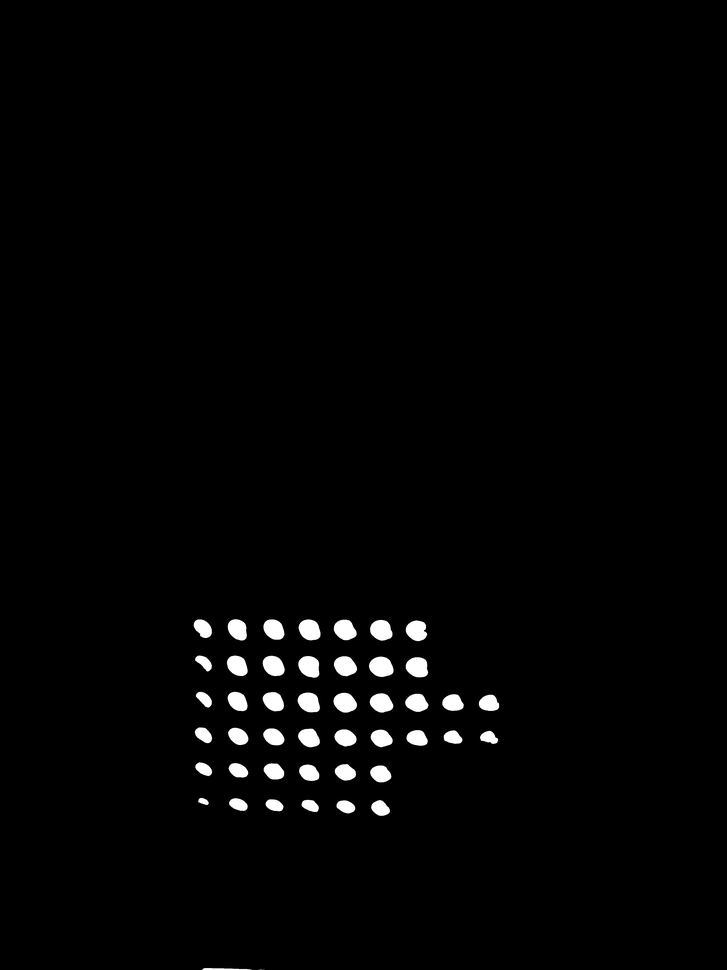
#> input picture Coding Task 2/black_white/IMG_5387.png, 727 x 970 px, shrunk from 3024 x 4032 before the run, found by its file name
$ jupyter execute --allow-errors Codingtask2solutions.ipynb   (shell and % lines are left out)   (older library calls are emulated)
#> lines starting #> are read from the running program, lines starting #| are printed output that depends on the picture; after the words box and inside, x2 and y2 are one past the last pixel; in counts of white or black regions, pixels touching at a corner belong together
# 1. Converting Images to png

[cell 1]
import numpy as np
import matplotlib.pyplot as plt
import skimage.io as io
# from skimage.external.tifffile import TiffFile
import skimage.filters as skf
import skimage.morphology as skm

[cell 2]
from google.colab import drive
#> (the rest of this cell did not finish here and is left out)

[cell 3]
from PIL import Image
import pillow_heif

[cell 4]
def convert_to_png(url_name, url_raw, url_png):
  heif_file = pillow_heif.read(url_raw+url_name)
  image = Image.frombytes(heif_file.mode,heif_file.size,heif_file.data,"raw",)
  url_name = url_name.split('.')[0]+'.png'
  image.save(url_png+url_name, format="png")

url_raw  = '/content/drive/MyDrive/Data Science Repo/Coding Task 2/raw/'
url_png = '/content/drive/MyDrive/Data Science Repo/Coding Task 2/Png_images/'
#> (the rest of this cell did not finish here and is left out)

# 2. Filtering and Thresholding

[cell 5]
def black_white(url_png, url_name, url_black_white, threshold):
  #load image and show the B channel
  imageRGB  = io.imread(url_png+url_name)
  image = imageRGB[:,:,2]#all columns and all rows but only the third layer (2)
  image_mean = skf.median(image,selem=skm.disk(20))
  image_threshold = image_mean<threshold
  image = Image.fromarray(image_threshold)

  image.save(url_black_white+url_name, format="png")

threshold = 60
url_black_white  ='/content/drive/MyDrive/Data Science Repo/Coding Task 2/black_white/'

#> (the rest of this cell did not finish here and is left out)

# 3. Counting Wells

[cell 6]
#This does not seem to work correctly.
import cv2

image = cv2.imread(url_black_white+'IMG_5387.png', 0)
#> image is the input picture: shape (970, 727); min 0, max 255, mean 4.2

image_th = cv2.adaptiveThreshold(image,255,cv2.ADAPTIVE_THRESH_GAUSSIAN_C,cv2.THRESH_BINARY,21,73)
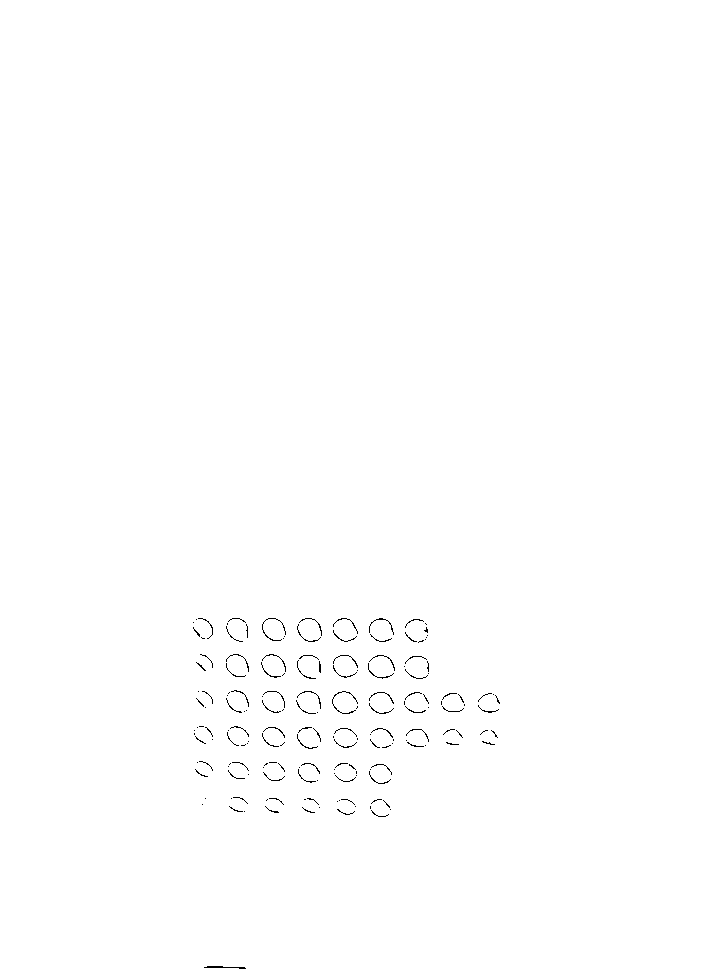
#> image_th: shape (970, 727); 99.6% white; black in thin lines or dots, all inside (x1, y1, x2, y2) = (193, 618, 500, 969)
contours, hierarchy = cv2.findContours(image_th,cv2.RETR_TREE,cv2.CHAIN_APPROX_SIMPLE)
#> contours = 694 contours, 637 with area under 20; largest, box (x1, y1, x2, y2) and area: (0, 0, 727, 970) 703494, (203, 965, 247, 970) 106, (407, 708, 427, 714) 41, (481, 709, 497, 714) 33, (318, 660, 322, 674) 32

print('Number of wells containing blue solution in IMG_5384: ' + str(len(contours[0])))
#| Number of wells containing blue solution in IMG_5384: 4


$ run again, with Coding Task 2/black_white/IMG_5381.png copied over Coding Task 2/black_white/IMG_5387.png
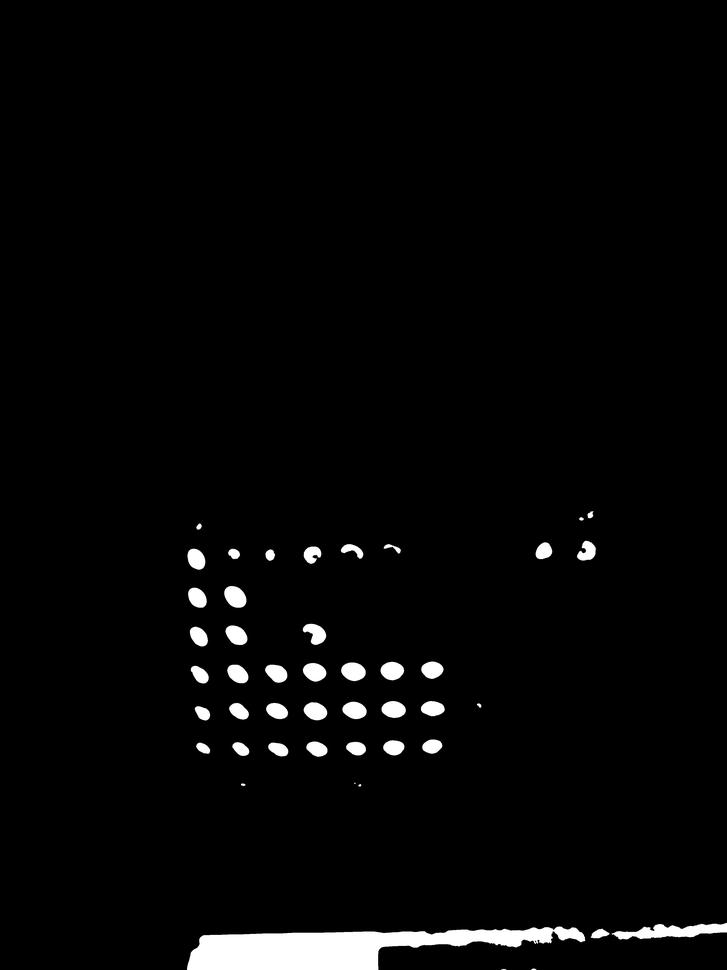
#> input picture Coding Task 2/black_white/IMG_5381.png, 727 x 970 px, shrunk from 3024 x 4032 before the run, found by its file name
#> image is the input picture: shape (970, 727); min 0, max 255, mean 6.8
#> `image_th = cv2.adaptiveThreshold(image,255,cv2.ADAPTIVE_THRESH_GAUSSIA..`:
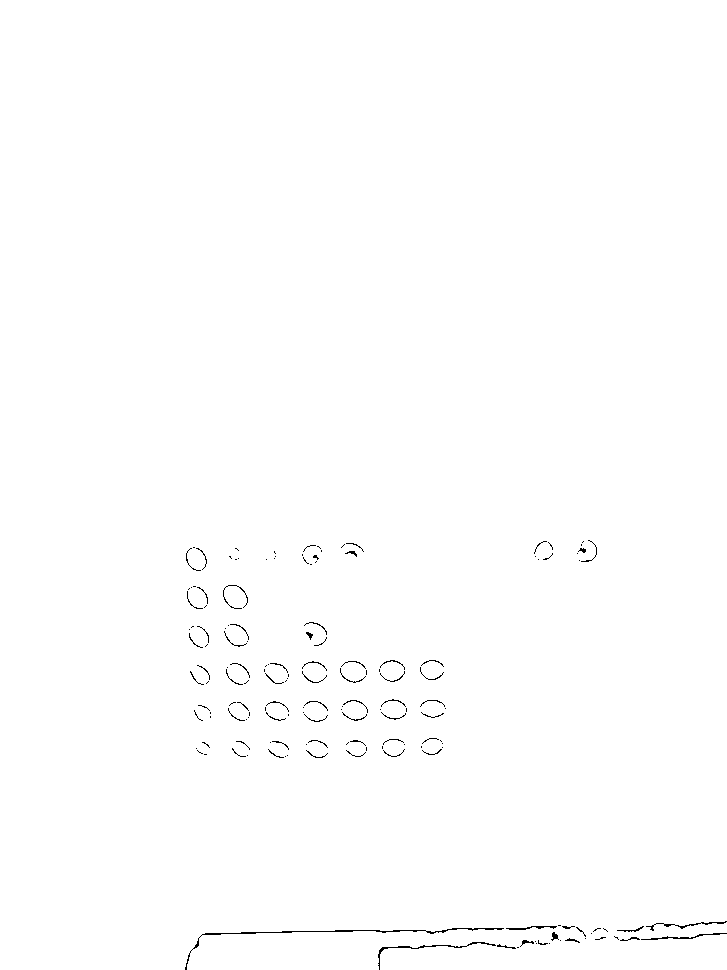
#> image_th: shape (970, 727); 99.6% white; black in thin lines or dots, all inside (x1, y1, x2, y2) = (185, 540, 727, 970)
#> contours = 551 contours, 496 with area under 20; largest, box (x1, y1, x2, y2) and area: (0, 0, 727, 970) 702906, (201, 929, 427, 936) 526, (425, 927, 505, 935) 201, (505, 925, 558, 931) 141, (466, 941, 497, 947) 75
#| Number of wells containing blue solution in IMG_5384: 150
